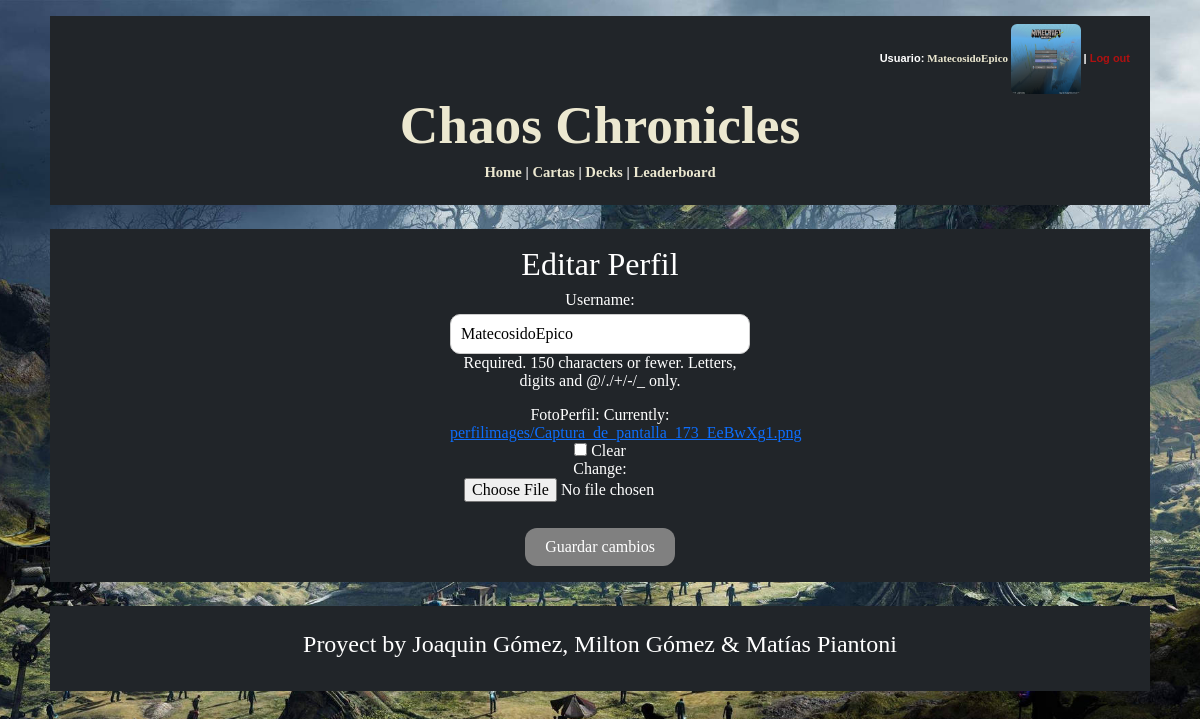
Screenshot of /profile/edit/ (signed in) with the database file from the repository.
### logica/models.py (models this page shows, shortened)
class Jugador(AbstractUser):
    ScoreTotal = models.SmallIntegerField(default=0)
    PartidasGanadas = models.IntegerField(default=0)
    PartidasPerdidas = models.IntegerField(default=0)
    Decks = models.ManyToManyField(Deck, blank=True)
    FotoPerfil = models.ImageField(blank=True, upload_to='perfilimages/')
    deck_seleccionado = models.ForeignKey('Deck', on_delete=models.SET_NULL, null=True, blank=True, related_name='jugador_seleccionado')
    def get_absolute_url(self):
        return reverse('user_profile', kwargs={'pk': self.pk})

### logica/views.py (the view, shortened to what this page needs)
# urls.py: path('profile/edit/', EditUserProfileView.as_view(), name='edit_user_profile'),
class EditUserProfileView(LoginRequiredMixin, UserPassesTestMixin, UpdateView):
    model = Jugador
    form_class = UserProfileForm
    template_name = 'profile_edit.html'
    def get_object(self):
        return self.request.user
    def test_func(self):
        return self.get_object() == self.request.user

### logica/forms.py
class UserProfileForm(UserChangeForm):
    password = None
    class Meta:
        model = Jugador
        fields = ['username', 'FotoPerfil']

### logica/templates/profile_edit.html (shortened to what this page needs)
{% extends 'base_generic.html' %}
{% block content %}
  <h2 style="text-align: center;">Editar Perfil</h2>
  <form style="text-align: center;" method="post" enctype="multipart/form-data">{% csrf_token %}
    {{ form.as_p }}
    <button type="submit" class ="button-custom" style="margin-top: 10px;">Guardar cambios</button>
  </form>
{% endblock %}

### logica/templates/base_generic.html (shortened to what this page needs)
<!DOCTYPE html>
<html lang="en">
    <head>
        <link href="https://cdn.jsdelivr.net/npm/bootstrap@5.3.3/dist/css/bootstrap.min.css" rel="stylesheet">
    </head>
    <body>
        <div class = "custom-container p-2 mt-3 bg-dark text-white">
            <div class = "menu">
                <div class = "container-fluid bg-dark text-white">
                    <div class="row">
                        <div class="col-sm-12">
                            <nav>
                                {% if user.is_authenticated %}
                                    <div class = "log-bar">
                                        Usuario: <a href="{{ user.get_absolute_url }}" style="font:bold 11px Georgia" class = "menu-buttons">{{ user.get_username }}
                                        {% if user.FotoPerfil %}
                                            <img src="{{ user.FotoPerfil.url }}" alt="Foto de Perfil" class="rounded" style="height:70px; width:70px;">
                                        {% else %}
                                            <img src="/media/perfilimages/default-profile.png" alt="Foto de Perfil" class="rounded border" style="height:70px; width:70px;">
                                        {% endif %}
                                        </a>
                                        |
                                        <form action="{% url 'logout' %}" method="post" class = "logout-form"> {% csrf_token %}
                                            <button type="submit" class="logout-button">Log out</button>
                                        </form>
                                    </div>
                                {% else %}
                                    <p class = "log-bar"><a class = "menu-buttons" href="{% url 'login' %}">Log in</a> or <a class = "menu-buttons" href="{% url 'register' %}">Register</a></p>
                                {% endif %}
                            </nav>
                        </div>
                    </div>
                </div>
                <div class="row">
                    <div class = "col-sm-12">
                        <h1 class="title"><a href="{% url 'home' %}" class = "menu-buttons">Chaos Chronicles</a></h1>
                    </div>
                </div>
                <div class="row">
                    <div class = "col-sm-12">
                        <nav class = "menu-items">
                            <p>
                                <a href="{% url 'home' %}" class = "menu-buttons"> Home</a> |
                                <a href="{% url 'carta_list' %}" class = "menu-buttons"> Cartas</a>
                                {% if user.is_authenticated %}
                                    |
                                    <a href="{% url 'deck_list' %}" class = "menu-buttons"> Decks</a> |
                                    <a href="{% url 'leaderboard' %}" class = "menu-buttons"> Leaderboard </a>
                                {% endif %}
                            </p>
                        </nav>
                    </div>
                </div>
            </div>
        </div>
        <div class = "custom-container p-3 my-4 bg-dark text-white">
            {% block content %}
            {% endblock %}
        </div>
        <div class = "custom-container p-4 my-4 bg-dark text-white">
            <h4 style = "text-align: center;"> Proyect by Joaquin Gómez, Milton Gómez & Matías Piantoni </h4>
        </div>
    </body>
</html>

### logica/templates/base_generic.html (style rules this page uses)
body { background-attachment: fixed; background-image: url("/media/media/bg1.jpg"); min-height: 100vh; width: 100%; background-position: center; background-repeat: no-repeat; background-size: cover; font: 12pt Georgia, "Times New Roman", Times, serif; }
.title { text-align: center; font: bold 40pt Georgia, "Times New Roman", Times, serif; }
.menu-items { text-align: center; font: bold 11pt Georgia, "Times New Roman", Times, serif; }
.menu-buttons { color: #ece8d0; text-decoration: none; background: none; border: none; }
.log-bar { text-align: right; font: bold 11px Arial; }
.logout-form { display: inline-block; margin: 0; }
.custom-container { max-width: 1100px; margin: auto; }
.logout-button { background: none; color: rgb(175, 17, 17); border: none; padding: 0; cursor: pointer; text-decoration: none; font: bold 11px Arial; }
.button-custom { background-color: #808080; color: white; border: none; border-radius: 12px; padding: 10px 20px; font-size: 16px; cursor: pointer; }

### rows the page displays
Jugador: get_username "MatecosidoEpico", FotoPerfil (picture), username "MatecosidoEpico"
